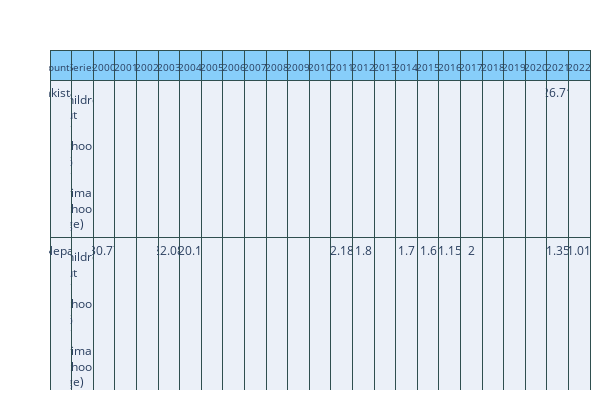

The cell this chart's notebook holds for it:
### Code cell
fig.update_layout(
    autosize=False,
    width=600,
    height=400,
    margin=dict(l=50, r=10, b=10, t=50)
)

### Figure 1 — Plotly figure (JSON) as saved in the notebook; plotly's stock layout.template omitted (floating-point values rounded to 4 significant figures; data arrays with more than 128 entries replaced by an {"elided": "..."} marker saying what was removed)
{"data": [{"cells": {"align": "center", "line": {"color": "darkslategray"}, "values": {"elided": "25x15 mixed values"}}, "header": {"align": "center", "fill": {"color": "lightskyblue"}, "font": {"size": 10}, "line": {"color": "darkslategray"}, "values": ["<br>Country</br>", "<br>Series</br>", "<br>2000</br>", "<br>2001</br>", "<br>2002</br>", "<br>2003</br>", "<br>2004</br>", "<br>2005</br>", "<br>2006</br>", "<br>2007</br>", "<br>2008</br>", "<br>2009</br>", "<br>2010</br>", "<br>2011</br>", "<br>2012</br>", "<br>2013</br>", "<br>2014</br>", "<br>2015</br>", "<br>2016</br>", "<br>2017</br>", "<br>2018</br>", "<br>2019</br>", "<br>2020</br>", "<br>2021</br>", "<br>2022</br>"]}, "type": "table"}], "layout": {"autosize": false, "height": 400, "margin": {"b": 10, "l": 50, "r": 10, "t": 50}, "width": 600}}
